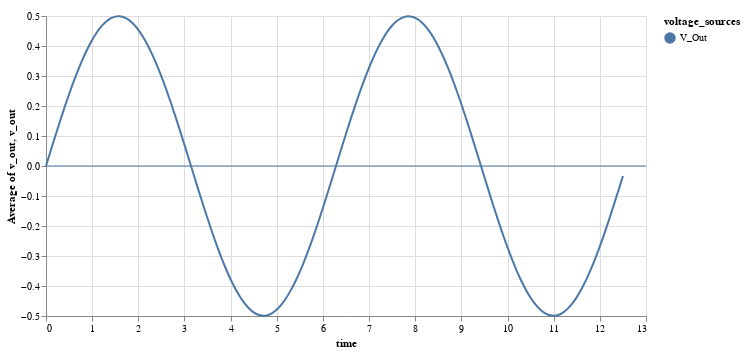

The cell this chart's notebook holds for it:
### Code cell
plotData(t1,[a1])

### Figure 1 — Vega-Lite specification as saved in the notebook (floating-point values rounded to 4 significant figures)
{"config": {"view": {"continuousWidth": 400, "continuousHeight": 300}}, "layer": [{"mark": "rule", "encoding": {"color": {"type": "nominal", "field": "voltage_sources"}, "y": {"type": "quantitative", "aggregate": "average", "field": "v_out"}}}, {"mark": {"type": "line", "interpolate": "basis"}, "encoding": {"color": {"type": "nominal", "field": "voltage_sources"}, "x": {"type": "quantitative", "field": "time"}, "y": {"type": "quantitative", "field": "v_out"}}}, {"mark": "point", "encoding": {"opacity": {"value": 0}, "x": {"type": "quantitative", "field": "time"}}, "selection": {"selector001": {"type": "single", "nearest": true, "on": "mouseover", "fields": ["time"], "empty": "none"}}}, {"mark": "point", "encoding": {"color": {"type": "nominal", "field": "voltage_sources"}, "opacity": {"condition": {"value": 1, "selection": "selector001"}, "value": 0}, "x": {"type": "quantitative", "field": "time"}, "y": {"type": "quantitative", "field": "v_out"}}}, {"mark": {"type": "rule", "color": "gray"}, "encoding": {"x": {"type": "quantitative", "field": "time"}}, "transform": [{"filter": {"selection": "selector001"}}]}, {"mark": {"type": "text", "align": "left", "dx": 5, "dy": -5}, "encoding": {"color": {"type": "nominal", "field": "voltage_sources"}, "text": {"condition": {"type": "quantitative", "field": "v_out", "selection": "selector001"}, "value": " "}, "x": {"type": "quantitative", "field": "time"}, "y": {"type": "quantitative", "field": "v_out"}}}], "data": {"name": "data-1bad299b3802139d6bba0a19bdd27ba4"}, "height": 300, "width": 600, "$schema": "https://vega.github.io/schema/vega-lite/v4.0.2.json", "datasets": {"data-1bad299b3802139d6bba0a19bdd27ba4": [{"time": 0.0, "voltage_sources": "V_Out", "v_out": 0.0}, {"time": 0.1, "voltage_sources": "V_Out", "v_out": 0.04992}, {"time": 0.2, "voltage_sources": "V_Out", "v_out": 0.09933}, {"time": 0.3, "voltage_sources": "V_Out", "v_out": 0.1478}, {"time": 0.4, "voltage_sources": "V_Out", "v_out": 0.1947}, {"time": 0.5, "voltage_sources": "V_Out", "v_out": 0.2397}, {"time": 0.6, "voltage_sources": "V_Out", "v_out": 0.2823}, {"time": 0.7, "voltage_sources": "V_Out", "v_out": 0.3221}, {"time": 0.8, "voltage_sources": "V_Out", "v_out": 0.3587}, {"time": 0.9, "voltage_sources": "V_Out", "v_out": 0.3917}, {"time": 1.0, "voltage_sources": "V_Out", "v_out": 0.4207}, {"time": 1.1, "voltage_sources": "V_Out", "v_out": 0.4456}, {"time": 1.2, "voltage_sources": "V_Out", "v_out": 0.466}, {"time": 1.3, "voltage_sources": "V_Out", "v_out": 0.4818}, {"time": 1.4, "voltage_sources": "V_Out", "v_out": 0.4927}, {"time": 1.5, "voltage_sources": "V_Out", "v_out": 0.4987}, {"time": 1.6, "voltage_sources": "V_Out", "v_out": 0.4998}, {"time": 1.7, "voltage_sources": "V_Out", "v_out": 0.4958}, {"time": 1.8, "voltage_sources": "V_Out", "v_out": 0.4869}, {"time": 1.9, "voltage_sources": "V_Out", "v_out": 0.4732}, {"time": 2.0, "voltage_sources": "V_Out", "v_out": 0.4546}, {"time": 2.1, "voltage_sources": "V_Out", "v_out": 0.4316}, {"time": 2.2, "voltage_sources": "V_Out", "v_out": 0.4042}, {"time": 2.3, "voltage_sources": "V_Out", "v_out": 0.3729}, {"time": 2.4, "voltage_sources": "V_Out", "v_out": 0.3377}, {"time": 2.5, "voltage_sources": "V_Out", "v_out": 0.2992}, {"time": 2.6, "voltage_sources": "V_Out", "v_out": 0.2578}, {"time": 2.7, "voltage_sources": "V_Out", "v_out": 0.2137}, {"time": 2.8, "voltage_sources": "V_Out", "v_out": 0.1675}, {"time": 2.9, "voltage_sources": "V_Out", "v_out": 0.1196}, {"time": 3.0, "voltage_sources": "V_Out", "v_out": 0.07056}, {"time": 3.1, "voltage_sources": "V_Out", "v_out": 0.02079}, {"time": 3.2, "voltage_sources": "V_Out", "v_out": -0.02919}, {"time": 3.3, "voltage_sources": "V_Out", "v_out": -0.07887}, {"time": 3.4, "voltage_sources": "V_Out", "v_out": -0.1278}, {"time": 3.5, "voltage_sources": "V_Out", "v_out": -0.1754}, {"time": 3.6, "voltage_sources": "V_Out", "v_out": -0.2213}, {"time": 3.7, "voltage_sources": "V_Out", "v_out": -0.2649}, {"time": 3.8, "voltage_sources": "V_Out", "v_out": -0.3059}, {"time": 3.9, "voltage_sources": "V_Out", "v_out": -0.3439}, {"time": 4.0, "voltage_sources": "V_Out", "v_out": -0.3784}, {"time": 4.1, "voltage_sources": "V_Out", "v_out": -0.4091}, {"time": 4.2, "voltage_sources": "V_Out", "v_out": -0.4358}, {"time": 4.3, "voltage_sources": "V_Out", "v_out": -0.4581}, {"time": 4.4, "voltage_sources": "V_Out", "v_out": -0.4758}, {"time": 4.5, "voltage_sources": "V_Out", "v_out": -0.4888}, {"time": 4.6, "voltage_sources": "V_Out", "v_out": -0.4968}, {"time": 4.7, "voltage_sources": "V_Out", "v_out": -0.5}, {"time": 4.8, "voltage_sources": "V_Out", "v_out": -0.4981}, {"time": 4.9, "voltage_sources": "V_Out", "v_out": -0.4912}, {"time": 5.0, "voltage_sources": "V_Out", "v_out": -0.4795}, {"time": 5.1, "voltage_sources": "V_Out", "v_out": -0.4629}, {"time": 5.2, "voltage_sources": "V_Out", "v_out": -0.4417}, {"time": 5.3, "voltage_sources": "V_Out", "v_out": -0.4161}, {"time": 5.4, "voltage_sources": "V_Out", "v_out": -0.3864}, {"time": 5.5, "voltage_sources": "V_Out", "v_out": -0.3528}, {"time": 5.6, "voltage_sources": "V_Out", "v_out": -0.3156}, {"time": 5.7, "voltage_sources": "V_Out", "v_out": -0.2753}, {"time": 5.8, "voltage_sources": "V_Out", "v_out": -0.2323}, {"time": 5.9, "voltage_sources": "V_Out", "v_out": -0.1869}, {"time": 6.0, "voltage_sources": "V_Out", "v_out": -0.1397}, {"time": 6.1, "voltage_sources": "V_Out", "v_out": -0.09108}, {"time": 6.2, "voltage_sources": "V_Out", "v_out": -0.04154}, {"time": 6.3, "voltage_sources": "V_Out", "v_out": 0.008407}, {"time": 6.4, "voltage_sources": "V_Out", "v_out": 0.05827}, {"time": 6.5, "voltage_sources": "V_Out", "v_out": 0.1076}, {"time": 6.6, "voltage_sources": "V_Out", "v_out": 0.1558}, {"time": 6.7, "voltage_sources": "V_Out", "v_out": 0.2024}, {"time": 6.8, "voltage_sources": "V_Out", "v_out": 0.2471}, {"time": 6.9, "voltage_sources": "V_Out", "v_out": 0.2892}, {"time": 7.0, "voltage_sources": "V_Out", "v_out": 0.3285}, {"time": 7.1, "voltage_sources": "V_Out", "v_out": 0.3645}, {"time": 7.2, "voltage_sources": "V_Out", "v_out": 0.3968}, {"time": 7.3, "voltage_sources": "V_Out", "v_out": 0.4252}, {"time": 7.4, "voltage_sources": "V_Out", "v_out": 0.4494}, {"time": 7.5, "voltage_sources": "V_Out", "v_out": 0.469}, {"time": 7.6, "voltage_sources": "V_Out", "v_out": 0.484}, {"time": 7.7, "voltage_sources": "V_Out", "v_out": 0.4941}, {"time": 7.8, "voltage_sources": "V_Out", "v_out": 0.4993}, {"time": 7.9, "voltage_sources": "V_Out", "v_out": 0.4995}, {"time": 8.0, "voltage_sources": "V_Out", "v_out": 0.4947}, {"time": 8.1, "voltage_sources": "V_Out", "v_out": 0.4849}, {"time": 8.2, "voltage_sources": "V_Out", "v_out": 0.4704}, {"time": 8.3, "voltage_sources": "V_Out", "v_out": 0.4511}, {"time": 8.4, "voltage_sources": "V_Out", "v_out": 0.4273}, {"time": 8.5, "voltage_sources": "V_Out", "v_out": 0.3992}, {"time": 8.6, "voltage_sources": "V_Out", "v_out": 0.3672}, {"time": 8.7, "voltage_sources": "V_Out", "v_out": 0.3315}, {"time": 8.8, "voltage_sources": "V_Out", "v_out": 0.2925}, {"time": 8.9, "voltage_sources": "V_Out", "v_out": 0.2505}, {"time": 9.0, "voltage_sources": "V_Out", "v_out": 0.2061}, {"time": 9.1, "voltage_sources": "V_Out", "v_out": 0.1595}, {"time": 9.2, "voltage_sources": "V_Out", "v_out": 0.1114}, {"time": 9.3, "voltage_sources": "V_Out", "v_out": 0.06223}, {"time": 9.4, "voltage_sources": "V_Out", "v_out": 0.01239}, {"time": 9.5, "voltage_sources": "V_Out", "v_out": -0.03758}, {"time": 9.6, "voltage_sources": "V_Out", "v_out": -0.08716}, {"time": 9.7, "voltage_sources": "V_Out", "v_out": -0.1359}, {"time": 9.8, "voltage_sources": "V_Out", "v_out": -0.1832}, {"time": 9.9, "voltage_sources": "V_Out", "v_out": -0.2288}, {"time": 10.0, "voltage_sources": "V_Out", "v_out": -0.272}, {"time": 10.1, "voltage_sources": "V_Out", "v_out": -0.3125}, {"time": 10.2, "voltage_sources": "V_Out", "v_out": -0.3499}, {"time": 10.3, "voltage_sources": "V_Out", "v_out": -0.3838}, {"time": 10.4, "voltage_sources": "V_Out", "v_out": -0.4139}, {"time": 10.5, "voltage_sources": "V_Out", "v_out": -0.4398}, {"time": 10.6, "voltage_sources": "V_Out", "v_out": -0.4614}, {"time": 10.7, "voltage_sources": "V_Out", "v_out": -0.4783}, {"time": 10.8, "voltage_sources": "V_Out", "v_out": -0.4905}, {"time": 10.9, "voltage_sources": "V_Out", "v_out": -0.4977}, {"time": 11.0, "voltage_sources": "V_Out", "v_out": -0.5}, {"time": 11.1, "voltage_sources": "V_Out", "v_out": -0.4973}, {"time": 11.2, "voltage_sources": "V_Out", "v_out": -0.4896}, {"time": 11.3, "voltage_sources": "V_Out", "v_out": -0.477}, {"time": 11.4, "voltage_sources": "V_Out", "v_out": -0.4597}, {"time": 11.5, "voltage_sources": "V_Out", "v_out": -0.4377}, {"time": 11.6, "voltage_sources": "V_Out", "v_out": -0.4114}, {"time": 11.7, "voltage_sources": "V_Out", "v_out": -0.381}, {"time": 11.8, "voltage_sources": "V_Out", "v_out": -0.3468}, {"time": 11.9, "voltage_sources": "V_Out", "v_out": -0.3091}, {"time": 12.0, "voltage_sources": "V_Out", "v_out": -0.2683}, {"time": 12.1, "voltage_sources": "V_Out", "v_out": -0.2248}, {"time": 12.2, "voltage_sources": "V_Out", "v_out": -0.1791}, {"time": 12.3, "voltage_sources": "V_Out", "v_out": -0.1316}, {"time": 12.4, "voltage_sources": "V_Out", "v_out": -0.0828}, {"time": 12.5, "voltage_sources": "V_Out", "v_out": -0.03316}]}}
